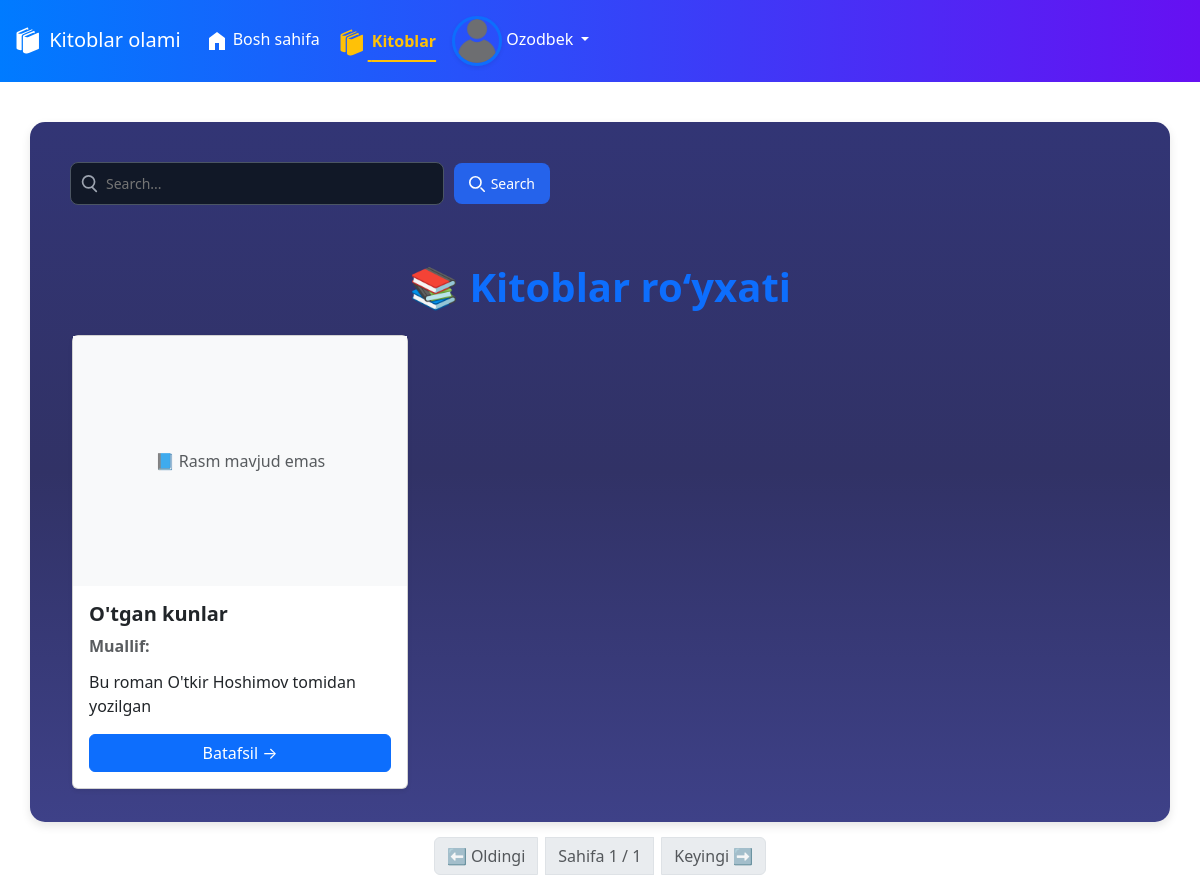
The app's page /books/list/ (signed in), older data.
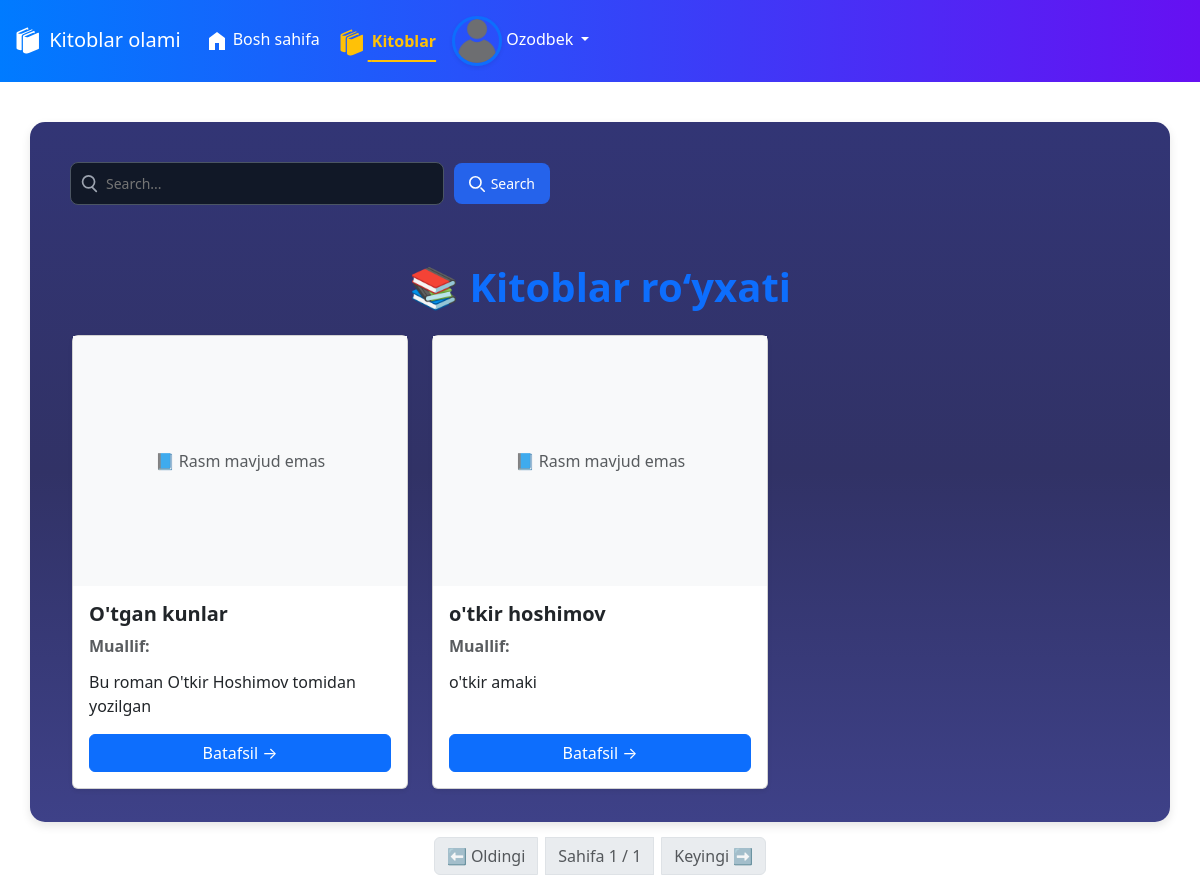
The same page, newer data.
### book/models.py (models this page shows, shortened)
class Book(models.Model):
    title = models.CharField(max_length=100)
    description = models.TextField()
    isbn = models.CharField(max_length=17)
    image = models.ImageField(upload_to='book_images/', null=True, blank=True)
    class Meta:
        verbose_name = "Kitob"
        verbose_name_plural = "Kitoblar"
        ordering = ['title']

### book/views.py (the view)
# urls.py: path('list/', BooksView.as_view(), name='book_list'),
class BooksView(View):
    def get(self, request):
        books = Book.objects.all().order_by("id")
        search_query = request.GET.get("search")
        if search_query:
            books = books.filter(title__icontains=search_query)
        paginator = Paginator(books, 3)
        page_num = request.GET.get("page", 1)
        page_obj = paginator.get_page(page_num)
        context = {
            "page_obj": page_obj,
            "search_query": search_query,
        }
        return render(request, "books/list.html", context)

### book/templates/books/list.html (shortened to what this page needs)
 {% extends "base.html" %}
{% load static %}
{% block content %}
  <form>
    <div class="input-container">
    <svg class="search-icon" viewBox="0 0 21 21" fill="none" xmlns="http://www.w3.org/2000/svg">
  <path
    d="M19 19l-4.35-4.35m2.35-6.65a7 7 0 1 1-14 0 7 7 0 0 1 14 0Z"
    stroke-width="2"
    stroke-linejoin="round"
    stroke-linecap="round"
    stroke="currentColor"
  ></path>
</svg>
      <input type="search" placeholder="Search..." name="search" value="{{ request.GET.search }}" >
    </div>
    <button type="submit">
      <svg viewBox="0 0 20 20" fill="none" xmlns="http://www.w3.org/2000/svg">
        <path d="m19 19-4-4m0-7A7 7 0 1 1 1 8a7 7 0 0 1 14 0Z"
              stroke-width="2" stroke-linejoin="round" stroke-linecap="round" stroke="currentColor"></path>
      </svg>
      Search
    </button>
  </form>
<div class="container mt-5">
  <h1 class="text-center mb-4 text-primary fw-bold">📚 Kitoblar ro‘yxati</h1>
  <div class="row">
    {% for book in page_obj %}
      <div class="col-md-4 mb-4">
        <div class="card shadow-sm h-100">
          {% if book.image %}
            <img src="{{ book.image.url }}" class="card-img-top" alt="{{ book.title }}" style="height: 250px; object-fit: cover;">
          {% else %}
            <div class="d-flex align-items-center justify-content-center bg-light" style="height: 250px;">
              <span class="text-muted">📘 Rasm mavjud emas</span>
            </div>
          {% endif %}
          <div class="card-body d-flex flex-column">
            <h5 class="card-title text-dark fw-bold">{{ book.title }}</h5>
            <p class="text-muted mb-1"><strong>Muallif:</strong> {{ book.author }}</p>
            <p class="card-text mt-2 flex-grow-1">{{ book.description|truncatewords:20 }}</p>
            <a href="{% url 'books:book_detail' book.id %}" class="btn btn-primary w-100 mt-auto">Batafsil →</a>
          </div>
        </div>
      </div>
    {% empty %}
      <div class="col-12 text-center text-muted">
        <p>😢 Hozircha kitoblar mavjud emas.</p>
      </div>
    {% endfor %}
  </div>
  <div class="d-flex justify-content-center align-items-center mt-4">
    <nav>
      <ul class="pagination">
        {% if page_obj.has_previous %}
          <li class="page-item">
            <a class="page-link" href="?page={{ page_obj.previous_page_number }}">⬅ Oldingi</a>
          </li>
        {% else %}
          <li class="page-item disabled"><span class="page-link">⬅ Oldingi</span></li>
        {% endif %}
        <li class="page-item disabled mx-2">
          <span class="page-link">
            Sahifa {{ page_obj.number }} / {{ page_obj.paginator.num_pages }}
          </span>
        </li>
        {% if page_obj.has_next %}
          <li class="page-item">
            <a class="page-link" href="?page={{ page_obj.next_page_number }}">Keyingi ➡</a>
          </li>
        {% else %}
          <li class="page-item disabled"><span class="page-link">Keyingi ➡</span></li>
        {% endif %}
      </ul>
    </nav>
  </div>
</div>
{% endblock %}

Row changes from the older to the newer data that the page shows:
added Book: image "📘 Rasm mavjud emas", title "o'tkir hoshimov", description "o'tkir amaki"
